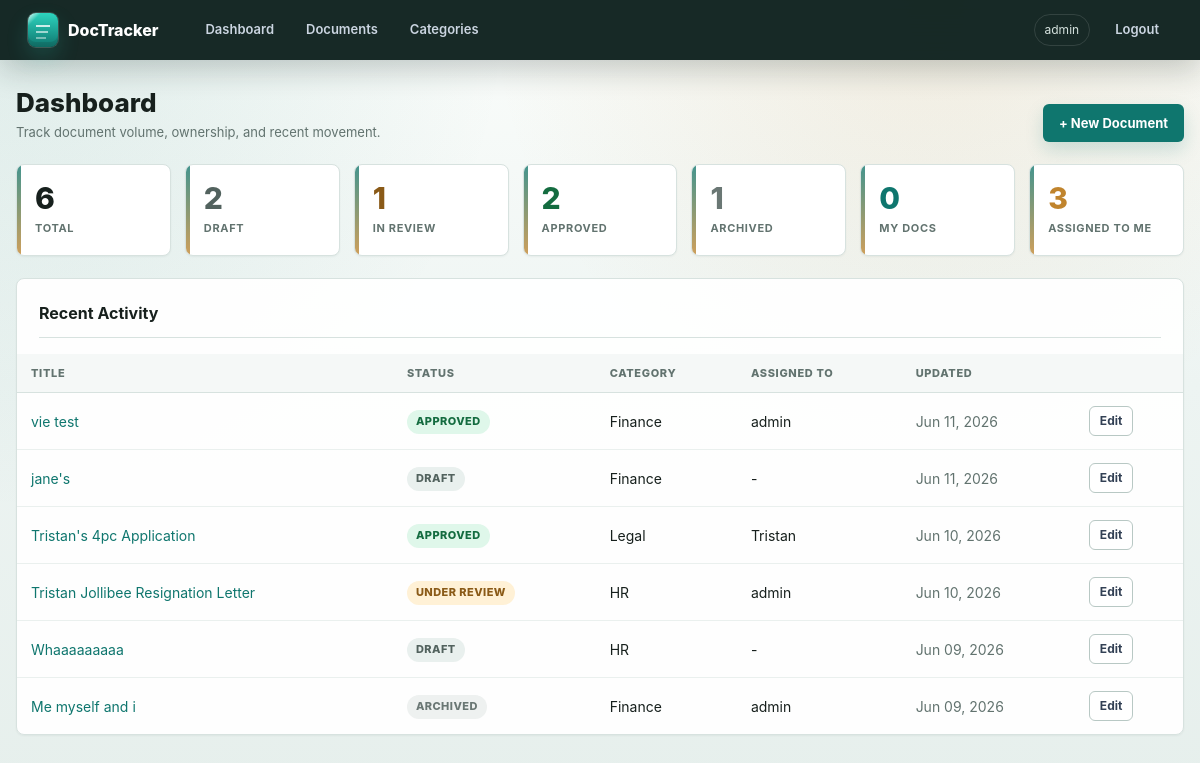
The app's page / (signed in), older data.
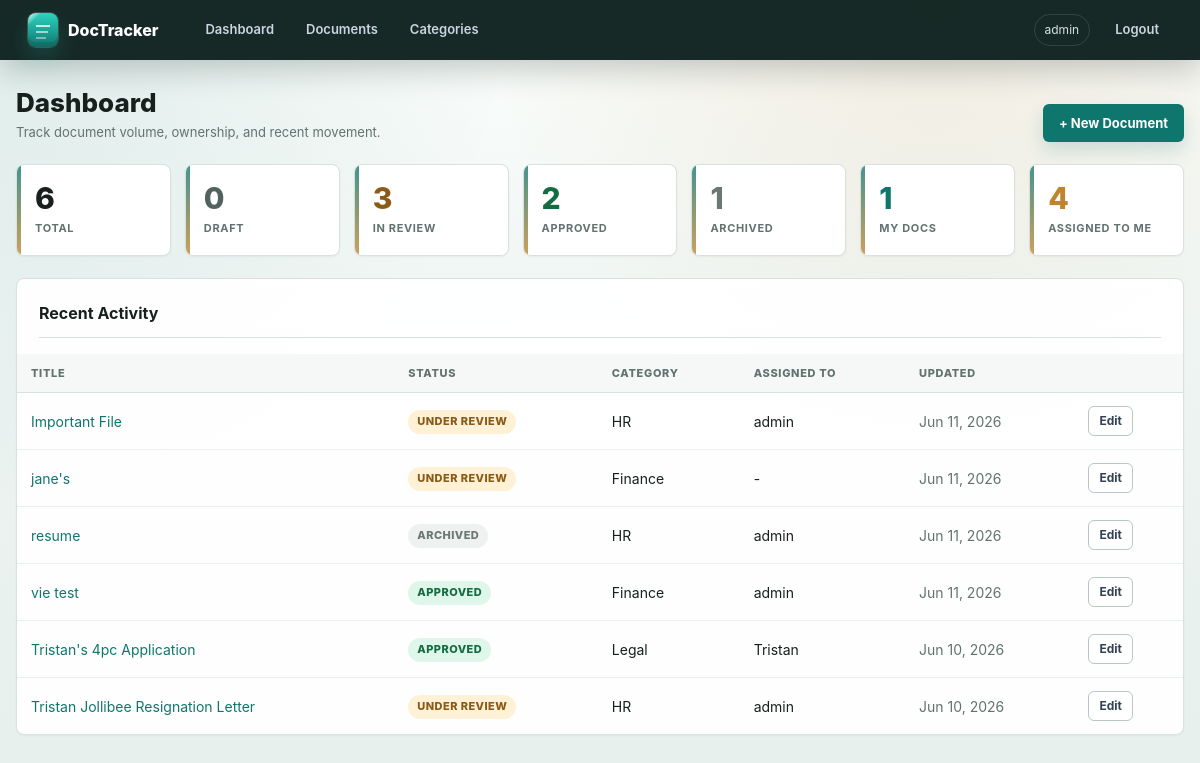
The same page, newer data.
### documents/models.py (models this page shows, shortened)
class Document(models.Model):
    STATUS_CHOICES = [
        ('draft', 'Draft'),
        ('review', 'Under Review'),
        ('approved', 'Approved'),
        ('archived', 'Archived'),
    ]
    title = models.CharField(max_length=255)
    description = models.TextField(blank=True)
    category = models.ForeignKey(Category, on_delete=models.SET_NULL, null=True, blank=True)
    status = models.CharField(max_length=20, choices=STATUS_CHOICES, default='draft')
    file = models.FileField(upload_to='documents/', null=True, blank=True)
    tags = models.CharField(max_length=500, blank=True, help_text="Comma-separated tags")
    created_by = models.ForeignKey(User, on_delete=models.SET_NULL, null=True, related_name='created_docs')
    assigned_to = models.ForeignKey(User, on_delete=models.SET_NULL, null=True, blank=True, related_name='assigned_docs')
    created_at = models.DateTimeField(auto_now_add=True)
    updated_at = models.DateTimeField(auto_now=True)
    due_date = models.DateField(null=True, blank=True)
    class Meta:
        ordering = ['-created_at']

class Category(models.Model):
    name = models.CharField(max_length=100, unique=True)
    description = models.TextField(blank=True)
    created_at = models.DateTimeField(auto_now_add=True)
    class Meta:
        verbose_name_plural = "Categories"
        ordering = ['name']

### documents/views.py (the view)
# urls.py: path('', views.dashboard, name='dashboard'),
@login_required
def dashboard(request):
    docs = Document.objects.select_related('category', 'created_by', 'assigned_to')
    stats = {
        'total': docs.count(),
        'draft': docs.filter(status='draft').count(),
        'review': docs.filter(status='review').count(),
        'approved': docs.filter(status='approved').count(),
        'archived': docs.filter(status='archived').count(),
        'my_docs': docs.filter(created_by=request.user).count(),
        'assigned_to_me': docs.filter(assigned_to=request.user).count(),
    }
    recent = list(docs.order_by('-updated_at')[:8])
    for doc in recent:
        doc.can_manage = can_manage_document(request.user, doc)
    return render(request, 'documents/dashboard.html', {'stats': stats, 'recent': recent})

### documents/views.py (called while the page is built)
def can_manage_document(user, document):
    return user.is_staff or user.is_superuser or document.created_by_id == user.id

### templates/documents/dashboard.html (shortened to what this page needs)
{% extends 'base.html' %}
{% block content %}
<div class="page-header">
  <div>
    <h1>Dashboard</h1>
    <p class="page-kicker">Track document volume, ownership, and recent movement.</p>
  </div>
  <a href="{% url 'document_create' %}" class="btn btn-primary">+ New Document</a>
</div>
<div class="stats-grid">
  <div class="stat"><div class="num">{{ stats.total }}</div><div class="label">Total</div></div>
  <div class="stat"><div class="num" style="color:#52625e">{{ stats.draft }}</div><div class="label">Draft</div></div>
  <div class="stat"><div class="num" style="color:#8a5a17">{{ stats.review }}</div><div class="label">In Review</div></div>
  <div class="stat"><div class="num" style="color:#146c40">{{ stats.approved }}</div><div class="label">Approved</div></div>
  <div class="stat"><div class="num" style="color:#6a7774">{{ stats.archived }}</div><div class="label">Archived</div></div>
  <div class="stat"><div class="num" style="color:#0f766e">{{ stats.my_docs }}</div><div class="label">My Docs</div></div>
  <div class="stat"><div class="num" style="color:#c0842d">{{ stats.assigned_to_me }}</div><div class="label">Assigned to Me</div></div>
</div>
<div class="card flush">
  <div style="padding:22px 22px 0;">
  <h2>Recent Activity</h2>
  </div>
  {% if recent %}
  <div class="table-wrap">
  <table>
    <thead><tr>
      <th>Title</th><th>Status</th><th>Category</th><th>Assigned To</th><th>Updated</th><th></th>
    </tr></thead>
    <tbody>
    {% for doc in recent %}
    <tr>
      <td><a href="{% url 'document_detail' doc.pk %}">{{ doc.title }}</a></td>
      <td><span class="badge badge-{{ doc.status }}">{{ doc.get_status_display }}</span></td>
      <td>{{ doc.category.name|default:"-" }}</td>
      <td>{{ doc.assigned_to.username|default:"-" }}</td>
      <td class="text-muted">{{ doc.updated_at|date:"M d, Y" }}</td>
      <td>
        {% if doc.can_manage %}
        <a href="{% url 'document_edit' doc.pk %}" class="btn btn-secondary btn-sm">Edit</a>
        {% endif %}
      </td>
    </tr>
    {% endfor %}
    </tbody>
  </table>
  </div>
  {% else %}
  <div class="empty">No documents yet. <a href="{% url 'document_create' %}">Create one!</a></div>
  {% endif %}
</div>
{% endblock %}

### templates/base.html (shortened to what this page needs)
<!DOCTYPE html>
<html lang="en">
<head>
</head>
<body>
{% if user.is_authenticated %}
<nav>
  <span class="brand">DocTracker</span>
  <a href="{% url 'dashboard' %}">Dashboard</a>
  <a href="{% url 'document_list' %}">Documents</a>
  <a href="{% url 'category_list' %}">Categories</a>
  <span class="user">{{ user.username }}</span>
  <a href="{% url 'logout' %}">Logout</a>
</nav>
{% endif %}
<div class="container">
  {% block content %}{% endblock %}
</div>
</body>
</html>

Row changes from the older to the newer data that the page shows:
changed Document: title "Whaaaaaaaaa" → "Important File"; status "DRAFT" → "UNDER REVIEW"; assigned_to.username "-" → "admin"; updated_at "Jun 09, 2026" → "Jun 11, 2026"; moves up the list
changed Document "jane's": status "DRAFT" → "UNDER REVIEW"; moves down the list
changed Document "ARCHIVED": title "Me myself and i" → "resume"; category.name "Finance" → "HR"; updated_at "Jun 09, 2026" → "Jun 11, 2026"; moves up the list
Text that changed along with them:
{{ stats.draft }}: "2" → "0"
{{ stats.review }}: "1" → "3"
{{ stats.my_docs }}: "0" → "1"
{{ stats.assigned_to_me }}: "3" → "4"
